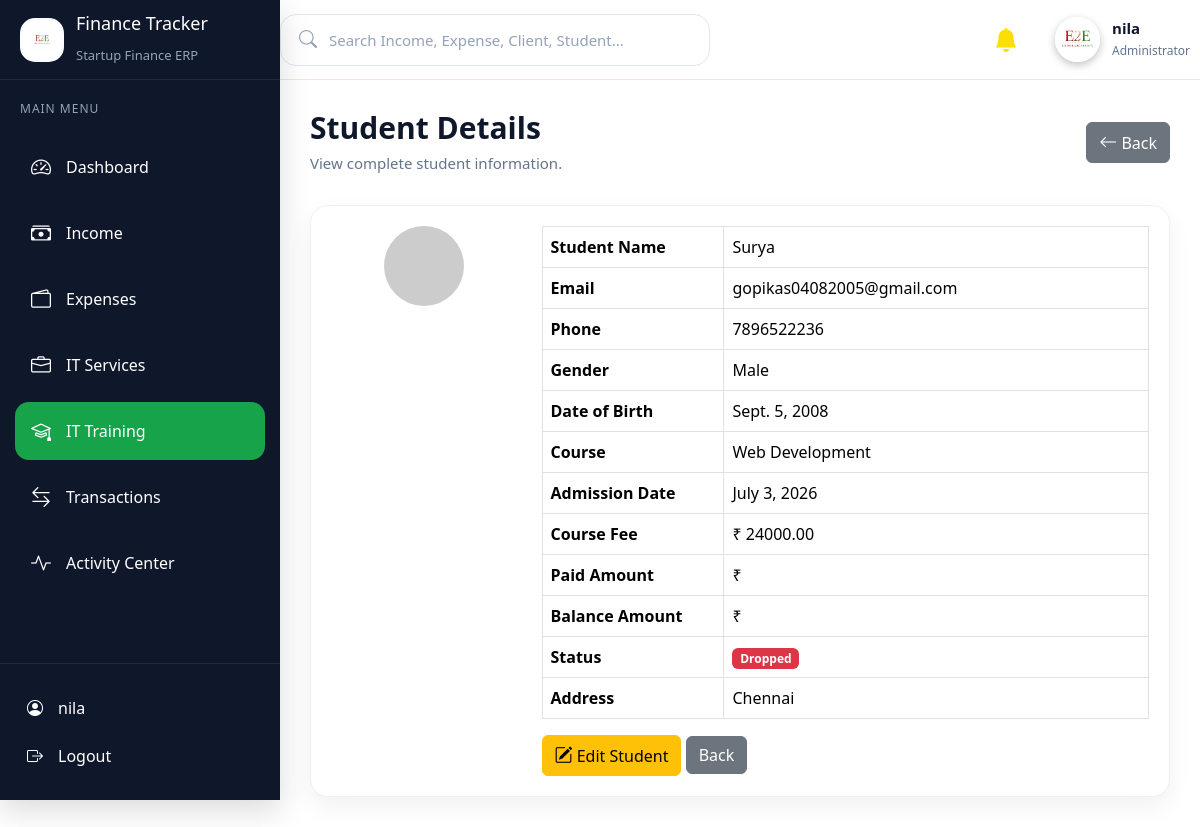
The app's page /training/students/view/1/ (signed in) with its own data.
### training/models.py (models this page shows, shortened)
class Student(models.Model):
    GENDER_CHOICES = (
        ("Male", "Male"),
        ("Female", "Female"),
        ("Other", "Other"),
    )
    course = models.ForeignKey(
        Course,
        on_delete=models.CASCADE
    )
    trainer_name = models.CharField(
        max_length=100,
        blank=True
    )
    course_fee = models.DecimalField(
        max_digits=10,
        decimal_places=2,
        default=0
    )
    STATUS_CHOICES = (
        ("Pending Payment", "Pending Payment"),
        ("Partial Payment", "Partial Payment"),
        ("Paid", "Paid"),
    )
    student_name = models.CharField(
        max_length=200
    )
    email = models.EmailField(
        unique=True
    )
    phone = models.CharField(
        max_length=15,
        unique=True
    )
    gender = models.CharField(
        max_length=10,
        choices=GENDER_CHOICES
    )
    date_of_birth = models.DateField()
    address = models.TextField()
    photo = models.ImageField(
        upload_to="students/",
        blank=True,
        null=True
    )
    admission_date = models.DateField()
    status = models.CharField(
        max_length=30,
        choices=STATUS_CHOICES,
        default="Pending Payment"
    )
    created_at = models.DateTimeField(
        auto_now_add=True
    )
    updated_at = models.DateTimeField(
        auto_now=True
    )
    class Meta:
        ordering = ["-id"]

class Course(models.Model):
    MODE_CHOICES = (
        ("Online", "Online"),
        ("Offline", "Offline"),
        ("Hybrid", "Hybrid"),
    )
    STATUS_CHOICES = (
        ("Active", "Active"),
        ("Inactive", "Inactive"),
    )
    course_name = models.CharField(
        max_length=200
    )
    duration = models.CharField(
        max_length=100
    )
    course_fee = models.DecimalField(
        max_digits=10,
        decimal_places=2
    )
    trainer_name = models.CharField(
        max_length=150
    )
    training_mode = models.CharField(
        max_length=20,
        choices=MODE_CHOICES,
        default="Offline"
    )
    status = models.CharField(
        max_length=20,
        choices=STATUS_CHOICES,
        default="Active"
    )
    description = models.TextField(
        blank=True,
        null=True
    )
    created_at = models.DateTimeField(
        auto_now_add=True
    )
    updated_at = models.DateTimeField(
        auto_now=True
    )
    class Meta:
        ordering = ["-id"]

### training/views.py (the view)
def view_student(request, id):
    student = get_object_or_404(
        Student,
        id=id
    )
    log_activity(
        module="Training",
        action="View",
        record_name=student.student_name,
        description="Viewed student profile.",
        user=request.user,
    )
    return render(
        request,
        "training/view_student.html",
        {
            "student": student,
            "active_page": "students",
        }
    )

### activity/context_processors.py (called while the page is built)
def notification_context(request):
    unread_notifications = Notification.objects.filter(
        is_read=False
    ).count()
    recent_notifications = Notification.objects.filter(
        is_read=False
    ).order_by("-created_at")[:5]
    return {
        "unread_notifications": unread_notifications,
        "recent_notifications": recent_notifications,
    }

### activity/models.py (called while the page is built)
    def clean(self):
        if len(self.module.strip()) < 2:
            raise ValidationError({
                "module": "Module name is required."
            })
        if len(self.action.strip()) < 2:
            raise ValidationError({
                "action": "Action is required."
            })
        if len(self.record_name.strip()) < 2:
            raise ValidationError({
                "record_name": "Record name is required."
            })

    def save(self, *args, **kwargs):
        self.full_clean()
        super().save(*args, **kwargs)

### activity/services.py (called while the page is built)
def log_activity(
    module,
    action,
    record_name,
    description,
    user=None,
):
    ActivityLog.objects.create(
        module=module,
        action=action,
        record_name=record_name,
        description=description,
        user=user,
    )

### templates/training/view_student.html (shortened to what this page needs)
{% extends 'base.html' %}
{% block content %}
<div class="page-header">
    <div>
        <h2>Student Details</h2>
        <p>View complete student information.</p>
    </div>
    <div>
        <a href="{% url 'student_list' %}" class="btn btn-secondary">
            <i class="bi bi-arrow-left"></i>
            Back
        </a>
    </div>
</div>
<div class="dashboard-box">
    <div class="row">
        <div class="col-md-3 text-center">
            {% if student.photo %}
                <img src="{{ student.photo.url }}"
                     class="img-fluid rounded-circle"
                     width="180">
            {% else %}
                <img src="https://ui-avatars.com/api/?name={{ student.student_name }}&size=180"
                     class="img-fluid rounded-circle">
            {% endif %}
        </div>
        <div class="col-md-9">
            <table class="table table-bordered">
                <tr>
                    <th width="30%">Student Name</th>
                    <td>{{ student.student_name }}</td>
                </tr>
                <tr>
                    <th>Email</th>
                    <td>{{ student.email }}</td>
                </tr>
                <tr>
                    <th>Phone</th>
                    <td>{{ student.phone }}</td>
                </tr>
                <tr>
                    <th>Gender</th>
                    <td>{{ student.gender }}</td>
                </tr>
                <tr>
                    <th>Date of Birth</th>
                    <td>{{ student.date_of_birth }}</td>
                </tr>
                <tr>
                    <th>Course</th>
                    <td>{{ student.course.course_name }}</td>
                </tr>
                <tr>
                    <th>Admission Date</th>
                    <td>{{ student.admission_date }}</td>
                </tr>
                <tr>
                    <th>Course Fee</th>
                    <td>₹ {{ student.course_fee }}</td>
                </tr>
                <tr>
                    <th>Paid Amount</th>
                    <td>₹ {{ student.paid_amount }}</td>
                </tr>
                <tr>
                    <th>Balance Amount</th>
                    <td>₹ {{ student.balance_amount }}</td>
                </tr>
                <tr>
                    <th>Status</th>
                    <td>
                        {% if student.status == "Active" %}
                            <span class="badge bg-success">
                                Active
                            </span>
                        {% elif student.status == "Completed" %}
                            <span class="badge bg-primary">
                                Completed
                            </span>
                        {% else %}
                            <span class="badge bg-danger">
                                Dropped
                            </span>
                        {% endif %}
                    </td>
                </tr>
                <tr>
                    <th>Address</th>
                    <td>{{ student.address }}</td>
                </tr>
            </table>
            <a href="{% url 'edit_student' student.id %}"
               class="btn btn-warning">
                <i class="bi bi-pencil-square"></i>
                Edit Student
            </a>
            <a href="{% url 'student_list' %}"
               class="btn btn-secondary">
                Back
            </a>
        </div>
    </div>
</div>
{% endblock %}

### templates/includes/sidebar.html (shortened to what this page needs)
{% load static %}
<aside class="sidebar" id="sidebar">
    <div class="sidebar-header">
        <div class="brand">
            <div class="brand-logo">
                <img
    src="{% static 'images/e2e1-logo.jpeg' %}"
    alt="E2E Logo"
    style="
        width:44px;
        height:44px;
        object-fit:cover;
        border-radius:15px;
        border:3px solid #fafcff;
        background:#fff;
        padding:8px;
        box-shadow:0 4px 12px rgba(0,0,0,0.15);
    "
>
            </div>
            <div class="brand-text">
                <h2>Finance Tracker</h2>
                <span>Startup Finance ERP</span>
            </div>
        </div>
    </div>
    <div class="menu-title">
        MAIN MENU
    </div>
    <ul class="sidebar-menu">
        <li>
            <a href="/dashboard/" class="{% if '/dashboard/' in request.path %}active{% endif %}">
                <i class="bi bi-speedometer2"></i>
                <span>Dashboard</span>
            </a>
        </li>
        <li>
            <a href="/income/" class="{% if '/income/' in request.path %}active{% endif %}">
                <i class="bi bi-cash-stack"></i>
                <span>Income</span>
            </a>
        </li>
        <li>
            <a href="/expenses/" class="{% if '/expenses/' in request.path %}active{% endif %}">
                <i class="bi bi-wallet2"></i>
                <span>Expenses</span>
            </a>
        </li>
        <li>
            <a href="/services/" class="{% if '/services/' in request.path %}active{% endif %}">
                <i class="bi bi-briefcase"></i>
                <span>IT Services</span>
            </a>
        </li>
        <li>
            <a href="/training/" class="{% if '/training/' in request.path %}active{% endif %}">
                <i class="bi bi-mortarboard"></i>
                <span>IT Training</span>
            </a>
        </li>
        <li>
            <a href="/transactions/" class="{% if '/transactions/' in request.path %}active{% endif %}">
                <i class="bi bi-arrow-left-right"></i>
                <span>Transactions</span>
            </a>
        </li>
        <li>
            <a href="/activity/" class="{% if '/activity/' in request.path %}active{% endif %}">
                <i class="bi bi-activity"></i>
                <span>Activity Center</span>
            </a>
        </li>
    </ul>
    <div class="sidebar-footer">
        <a href="/admin/">
            <i class="bi bi-person-circle"></i>
            <span>{{ request.user.username }}</span>
        </a>
        <a href="/logout/">
            <i class="bi bi-box-arrow-right"></i>
            <span>Logout</span>
        </a>
    </div>
</aside>

### templates/includes/navbar.html (shortened to what this page needs)
{% load static %}
<nav class="navbar">
    <div class="navbar-left">
        <div class="search-box">
            <i class="bi bi-search"></i>
            <input type="text" id="globalSearch" placeholder="Search Income, Expense, Client, Student..."
                autocomplete="off">
        </div>
    </div>
    <div class="navbar-right">
        <a href="{% url 'notification_list' %}" class="nav-icon notification-icon">
            <i class="bi bi-bell-fill"></i>
        </a>
        <div class="profile">
             <img
    src="{% static 'images/e2e-logo.png' %}"
    alt="E2E Logo"
    class="profile-avatar"
    style="
        width: 45px;
        height: 45px;
        object-fit: cover;
        border-radius: 50%;
        background-color: #ffffff
        padding: 3px;
        border: 2px solid #ffffff;
        box-shadow: 0 3px 8px rgba(0, 0, 0, 0.25);
        cursor: pointer;
    "
>
            <div>
                <h5>{{ request.user.username }}</h5>
                <span>Administrator</span>
            </div>
        </div>
    </div>
</nav>

### static/css/style.css (style rules this page uses)
* { margin:0; padding:0; box-sizing:border-box; font-family:"Segoe UI",sans-serif; }
body { background:var(--bg); color:var(--text); font-family:"Inter",sans-serif; font-size:14px; line-height:1.6; }

### static/css/sidebar.css (style rules this page uses)
.sidebar { width:280px; height:100vh; background:#0f172a; position:fixed; left:0; top:0; display:flex; flex-direction:column; color:white; z-index:2000; box-shadow:0 10px 30px rgba(0,0,0,.15); transition:.3s ease; }
.sidebar-header { height:80px; padding:20px; display:flex; align-items:center; gap:15px; border-bottom:1px solid rgba(255,255,255,.08); }
.brand { display:flex; align-items:center; gap:12px; }
.brand-logo { width:44px; height:44px; background:#0f172a; border-radius:12px; display:flex; justify-content:center; align-items:center; overflow:hidden; padding:4px; }
.brand-logo img { width:100%; height:100%; object-fit:contain; }
.brand h2 { font-size:18px; }
.brand span { color:#94a3b8; font-size:13px; }
.menu-title { padding:20px; color:#94a3b8; font-size:12px; letter-spacing:1px; }
.sidebar-menu { list-style:none; padding:0 15px; flex:1; }
.sidebar-menu li { margin-bottom:8px; }
.sidebar-menu a { display:flex; align-items:center; gap:15px; text-decoration:none; color:white; padding:14px 16px; border-radius:14px; transition:.3s; }
.sidebar-menu a:hover, .sidebar-menu a.active { background:#16a34a; }
.sidebar-menu i { font-size:20px; }
.sidebar-footer { border-top:1px solid rgba(255,255,255,.08); padding:20px 15px; }
.sidebar-footer a { display:flex; align-items:center; gap:15px; text-decoration:none; color:white; padding:12px; border-radius:12px; }

### static/css/navbar.css (style rules this page uses)
.navbar { height:80px; background:#fff; display:flex; justify-content:space-between; align-items:center; padding:0 35px; border-bottom:1px solid #e5e7eb; position:sticky; top:0; z-index:999; }
.navbar-left { display:flex; align-items:center; gap:18px; }
.search-box { position:relative; width:430px; height:52px; display:flex; align-items:center; padding:0 18px; background:#fff; border:1px solid #e2e8f0; border-radius:16px; transition:.35s; }
.search-box i { color:#94a3b8; font-size:18px; }
.search-box input { width:100%; height:100%; border:none; outline:none; background:transparent; padding-left:12px; font-size:15px; }
.search-box input::placeholder { color:#94a3b8; }
.navbar-right { display:flex; align-items:center; gap:18px; }
.nav-icon { position: relative; display: flex; align-items: center; justify-content: center; width: 42px; height: 42px; text-decoration: none; color: #fbde02; font-size: 24px; border-radius: 50%; transition: all .3s ease; }
.profile { display:flex; align-items:center; gap:12px; padding:6px 10px; border-radius:14px; cursor:pointer; transition:.35s; }
.profile img { width:44px; height:44px; border-radius:50%; object-fit:cover; border:2px solid #0a0a0a; }
.profile h5 { margin:0; font-size:15px; color:#0f172a; font-weight:600; }
.profile span { font-size:12px; color:#64748b; }

### static/css/dashboard.css (style rules this page uses)
.dashboard-box { background:#ffffff; border-radius:18px; padding:20px; box-shadow:0 10px 25px rgba(15,23,42,.06); border:1px solid #eef2f7; transition:.3s; }

### static/css/income.css (style rules this page uses)
.page-header { display:flex; justify-content:space-between; align-items:center; gap:20px; flex-wrap:wrap; margin-bottom:30px; }
.page-header h2 { font-size:30px; font-weight:700; color:#0f172a; margin-bottom:6px; }
.page-header p { color:#64748b; font-size:15px; margin:0; }
.btn { display:inline-flex; align-items:center; justify-content:center; gap:10px; padding:13px 24px; border:none; border-radius:14px; font-size:14px; font-weight:600; text-decoration:none; cursor:pointer; transition:.35s ease; }
.btn i { font-size:17px; }
.btn-secondary { background:#f1f5f9; color:#334155; }
.btn { display:inline-flex; align-items:center; justify-content:center; gap:10px; padding:14px 24px; border:none; border-radius:14px; font-weight:600; font-size:15px; cursor:pointer; text-decoration:none; transition:.35s; }
.btn i { font-size:18px; }
.btn-secondary { background:#64748b; color:#fff; }

### records on screen
Student: student_name "Surya", email "gopikas04082005@gmail.com", phone "7896522236", gender "Male", date_of_birth "Sept. 5, 2008", course.course_name "Web Development", admission_date "July 3, 2026", course_fee "24000.00", address "Chennai"

### other values on screen
{{ request.user.username }} "nila"
